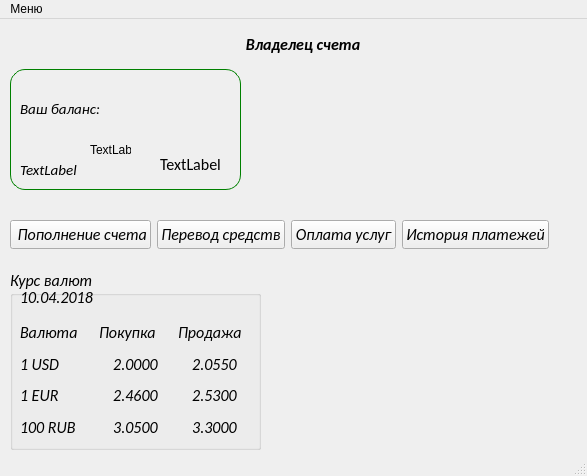
<?xml version="1.0" encoding="UTF-8"?>
<ui version="4.0">
 <class>mainform</class>
 <widget class="QMainWindow" name="mainform">
  <property name="geometry">
   <rect>
    <x>0</x>
    <y>0</y>
    <width>587</width>
    <height>476</height>
   </rect>
  </property>
  <property name="minimumSize">
   <size>
    <width>587</width>
    <height>415</height>
   </size>
  </property>
  <property name="maximumSize">
   <size>
    <width>587</width>
    <height>476</height>
   </size>
  </property>
  <property name="windowTitle">
   <string>Банкинг</string>
  </property>
  <property name="windowIcon">
   <iconset>
    <activeon>:/logo.ico</activeon>
   </iconset>
  </property>
  <widget class="QWidget" name="centralwidget">
   <widget class="QLabel" name="ownerLabel">
    <property name="geometry">
     <rect>
      <x>20</x>
      <y>10</y>
      <width>551</width>
      <height>31</height>
     </rect>
    </property>
    <property name="font">
     <font>
      <family>Calibri</family>
      <pointsize>16</pointsize>
      <weight>75</weight>
      <italic>true</italic>
      <bold>true</bold>
     </font>
    </property>
    <property name="styleSheet">
     <string notr="true">padding-left:10px;</string>
    </property>
    <property name="text">
     <string>&lt;html&gt;&lt;head/&gt;&lt;body&gt;&lt;p align=&quot;center&quot;&gt;&lt;span style=&quot; font-size:12pt;&quot;&gt;Владелец счета&lt;/span&gt;&lt;/p&gt;&lt;/body&gt;&lt;/html&gt;</string>
    </property>
   </widget>
   <widget class="QGroupBox" name="groupBox">
    <property name="geometry">
     <rect>
      <x>10</x>
      <y>250</y>
      <width>251</width>
      <height>181</height>
     </rect>
    </property>
    <property name="font">
     <font>
      <family>Calibri</family>
      <pointsize>12</pointsize>
      <italic>true</italic>
     </font>
    </property>
    <property name="title">
     <string>Курс валют</string>
    </property>
    <widget class="QWidget" name="gridLayoutWidget">
     <property name="geometry">
      <rect>
       <x>10</x>
       <y>50</y>
       <width>231</width>
       <height>121</height>
      </rect>
     </property>
     <layout class="QGridLayout" name="gridLayout_2">
      <item row="2" column="1">
       <widget class="QLabel" name="byEUR">
        <property name="text">
         <string>2.4600</string>
        </property>
        <property name="alignment">
         <set>Qt::AlignCenter</set>
        </property>
       </widget>
      </item>
      <item row="2" column="0">
       <widget class="QLabel" name="label_7">
        <property name="text">
         <string>1 EUR</string>
        </property>
       </widget>
      </item>
      <item row="0" column="2">
       <widget class="QLabel" name="label_4">
        <property name="text">
         <string>Продажа</string>
        </property>
       </widget>
      </item>
      <item row="1" column="0">
       <widget class="QLabel" name="label">
        <property name="text">
         <string>1 USD</string>
        </property>
       </widget>
      </item>
      <item row="0" column="1">
       <widget class="QLabel" name="label_3">
        <property name="text">
         <string>Покупка</string>
        </property>
       </widget>
      </item>
      <item row="1" column="2">
       <widget class="QLabel" name="soldUSD">
        <property name="text">
         <string>2.0550</string>
        </property>
        <property name="alignment">
         <set>Qt::AlignCenter</set>
        </property>
       </widget>
      </item>
      <item row="0" column="0">
       <widget class="QLabel" name="label_2">
        <property name="text">
         <string>Валюта</string>
        </property>
       </widget>
      </item>
      <item row="2" column="2">
       <widget class="QLabel" name="soldEUR">
        <property name="text">
         <string>2.5300</string>
        </property>
        <property name="alignment">
         <set>Qt::AlignCenter</set>
        </property>
       </widget>
      </item>
      <item row="1" column="1">
       <widget class="QLabel" name="byUSD">
        <property name="text">
         <string>2.0000</string>
        </property>
        <property name="alignment">
         <set>Qt::AlignCenter</set>
        </property>
       </widget>
      </item>
      <item row="3" column="0">
       <widget class="QLabel" name="label_10">
        <property name="text">
         <string>100 RUB</string>
        </property>
       </widget>
      </item>
      <item row="3" column="1">
       <widget class="QLabel" name="byRUB">
        <property name="text">
         <string>3.0500</string>
        </property>
        <property name="alignment">
         <set>Qt::AlignCenter</set>
        </property>
       </widget>
      </item>
      <item row="3" column="2">
       <widget class="QLabel" name="soldRUB">
        <property name="text">
         <string>3.3000</string>
        </property>
        <property name="alignment">
         <set>Qt::AlignCenter</set>
        </property>
       </widget>
      </item>
     </layout>
    </widget>
    <widget class="QLabel" name="label_13">
     <property name="geometry">
      <rect>
       <x>10</x>
       <y>20</y>
       <width>91</width>
       <height>16</height>
      </rect>
     </property>
     <property name="text">
      <string>10.04.2018</string>
     </property>
    </widget>
   </widget>
   <widget class="QWidget" name="layoutWidget">
    <property name="geometry">
     <rect>
      <x>10</x>
      <y>190</y>
      <width>571</width>
      <height>51</height>
     </rect>
    </property>
    <layout class="QHBoxLayout" name="horizontalLayout">
     <item>
      <widget class="QPushButton" name="ChanBalBut">
       <property name="font">
        <font>
         <family>Calibri</family>
         <pointsize>12</pointsize>
         <italic>true</italic>
        </font>
       </property>
       <property name="text">
        <string> Пополнение счета</string>
       </property>
      </widget>
     </item>
     <item>
      <widget class="QPushButton" name="SendButton">
       <property name="font">
        <font>
         <family>Calibri</family>
         <pointsize>12</pointsize>
         <italic>true</italic>
        </font>
       </property>
       <property name="text">
        <string>Перевод средств</string>
       </property>
      </widget>
     </item>
     <item>
      <widget class="QPushButton" name="OrgButton">
       <property name="font">
        <font>
         <family>Calibri</family>
         <pointsize>12</pointsize>
         <italic>true</italic>
        </font>
       </property>
       <property name="text">
        <string>Оплата услуг</string>
       </property>
      </widget>
     </item>
     <item>
      <widget class="QPushButton" name="historyButton">
       <property name="font">
        <font>
         <family>Calibri</family>
         <pointsize>12</pointsize>
         <italic>true</italic>
        </font>
       </property>
       <property name="text">
        <string>История платежей</string>
       </property>
      </widget>
     </item>
     <item>
      <spacer name="horizontalSpacer">
       <property name="orientation">
        <enum>Qt::Horizontal</enum>
       </property>
       <property name="sizeHint" stdset="0">
        <size>
         <width>40</width>
         <height>20</height>
        </size>
       </property>
      </spacer>
     </item>
    </layout>
   </widget>
   <widget class="QGroupBox" name="groupBox_2">
    <property name="geometry">
     <rect>
      <x>10</x>
      <y>50</y>
      <width>231</width>
      <height>121</height>
     </rect>
    </property>
    <property name="styleSheet">
     <string notr="true">border: 1px solid green;
border-radius:15%;</string>
    </property>
    <property name="title">
     <string/>
    </property>
    <widget class="QLabel" name="BalanceLabel">
     <property name="geometry">
      <rect>
       <x>10</x>
       <y>30</y>
       <width>201</width>
       <height>21</height>
      </rect>
     </property>
     <property name="font">
      <font>
       <family>Calibri</family>
       <pointsize>12</pointsize>
       <italic>true</italic>
      </font>
     </property>
     <property name="styleSheet">
      <string notr="true">border: 1px</string>
     </property>
     <property name="text">
      <string>&lt;html&gt;&lt;head/&gt;&lt;body&gt;&lt;p&gt;&lt;span style=&quot; font-size:11pt;&quot;&gt;Ваш баланс: &lt;/span&gt;&lt;/p&gt;&lt;/body&gt;&lt;/html&gt;</string>
     </property>
    </widget>
    <widget class="QLabel" name="logoLabel">
     <property name="geometry">
      <rect>
       <x>140</x>
       <y>80</y>
       <width>81</width>
       <height>31</height>
      </rect>
     </property>
     <property name="font">
      <font>
       <family>Calibri</family>
       <pointsize>12</pointsize>
       <italic>false</italic>
      </font>
     </property>
     <property name="styleSheet">
      <string notr="true">border: 1px;
border-radius: 0%;
</string>
     </property>
     <property name="text">
      <string>TextLabel</string>
     </property>
     <property name="alignment">
      <set>Qt::AlignCenter</set>
     </property>
    </widget>
    <widget class="QLabel" name="CardHolder">
     <property name="geometry">
      <rect>
       <x>10</x>
       <y>90</y>
       <width>131</width>
       <height>21</height>
      </rect>
     </property>
     <property name="font">
      <font>
       <family>Calibri</family>
       <pointsize>11</pointsize>
       <italic>true</italic>
      </font>
     </property>
     <property name="styleSheet">
      <string notr="true">border: 1px;</string>
     </property>
     <property name="text">
      <string>TextLabel</string>
     </property>
    </widget>
    <widget class="QLabel" name="DateLabel">
     <property name="geometry">
      <rect>
       <x>80</x>
       <y>70</y>
       <width>41</width>
       <height>21</height>
      </rect>
     </property>
     <property name="styleSheet">
      <string notr="true">border: 1px;
</string>
     </property>
     <property name="text">
      <string>TextLabel</string>
     </property>
    </widget>
   </widget>
  </widget>
  <widget class="QMenuBar" name="menubar">
   <property name="geometry">
    <rect>
     <x>0</x>
     <y>0</y>
     <width>587</width>
     <height>21</height>
    </rect>
   </property>
   <widget class="QMenu" name="menu">
    <property name="title">
     <string>Меню</string>
    </property>
    <addaction name="myInfo"/>
    <addaction name="help"/>
    <addaction name="exit"/>
   </widget>
   <addaction name="menu"/>
  </widget>
  <widget class="QStatusBar" name="statusbar"/>
  <action name="exit">
   <property name="text">
    <string>Выход</string>
   </property>
  </action>
  <action name="myInfo">
   <property name="text">
    <string>Мой профиль</string>
   </property>
  </action>
  <action name="help">
   <property name="text">
    <string>Справка</string>
   </property>
  </action>
 </widget>
 <resources/>
 <connections/>
</ui>
